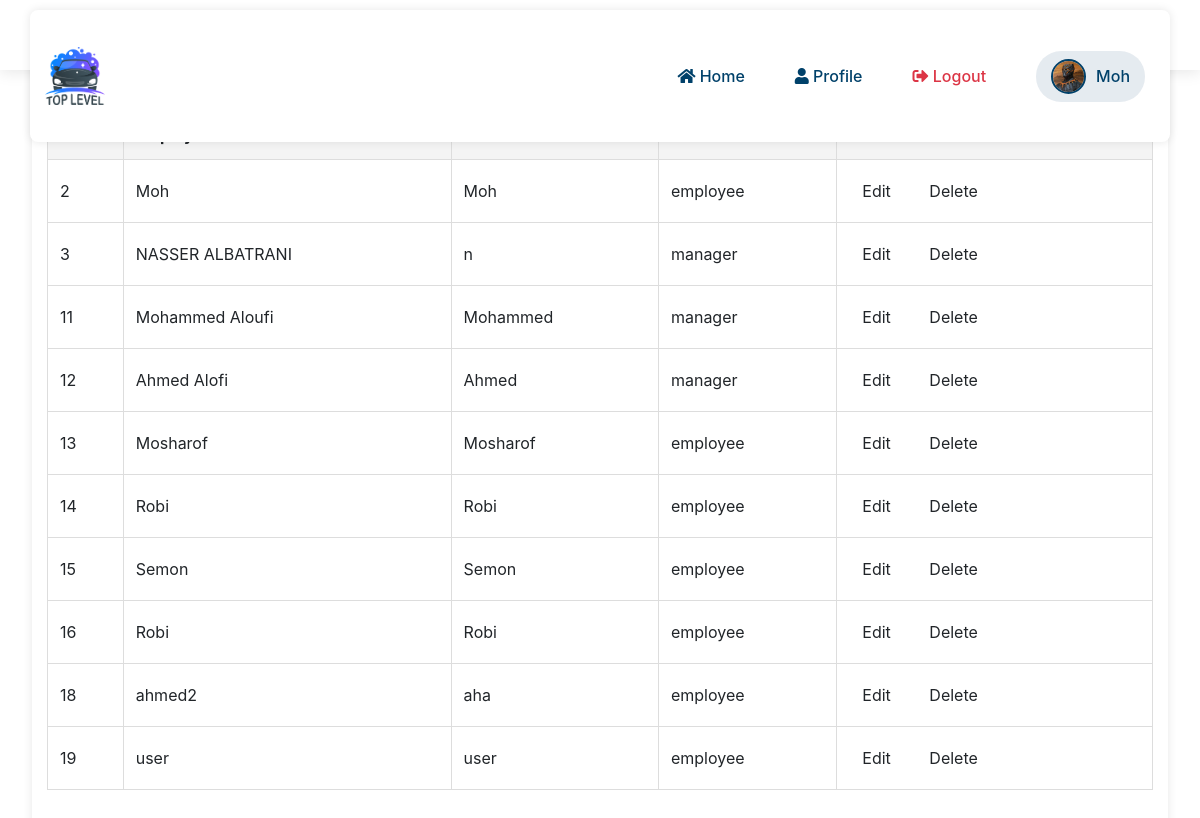
Page /users_list.php (signed in) on the committed database.
### tables this page shows
CREATE TABLE `users` (
  `id` int(11) NOT NULL,
  `username` varchar(50) NOT NULL,
  `password` varchar(255) NOT NULL,
  `role` enum('manager','employee') NOT NULL,
  `phone` varchar(15) DEFAULT NULL,
  `email` varchar(100) DEFAULT NULL,
  `employee_name` varchar(100) NOT NULL,
  `image` varchar(255) DEFAULT NULL,
  `salary` decimal(10,2) NOT NULL DEFAULT 0.00,
  `qr_code` varchar(255) DEFAULT NULL
);

### users_list.php (the view, shortened to what this page needs)
<?php
include('db.php');
$result = $conn->query("SELECT * FROM users");
?>
<!DOCTYPE html>
<html lang="en">
<head>
    <link rel="stylesheet" href="https://stackpath.bootstrapcdn.com/bootstrap/4.5.2/css/bootstrap.min.css">
</head>
<body>
    <?php include 'nav.php'; ?>
    <div class="container">
        <h2>Users List</h2>
        <table>
            <thead>
                <tr>
                    <th>ID</th>
                    <th>Employee Name</th>
                    <th>Username</th>
                    <th>Role</th>
                    <th>Actions</th>
                </tr>
            </thead>
            <tbody>
                <?php while ($user = $result->fetch_assoc()): ?>
                    <tr>
                        <td><?php echo htmlspecialchars($user['id']); ?></td>
                        <td><?php echo htmlspecialchars($user['employee_name']); ?></td>
                        <td><?php echo htmlspecialchars($user['username']); ?></td>
                        <td><?php echo htmlspecialchars($user['role']); ?></td>
                        <td>
                            <a href="edit_user.php?id=<?php echo $user['id']; ?>" class="btn btn-edit">Edit</a>
                            <a href="delete_user.php?id=<?php echo $user['id']; ?>" class="btn btn-delete" onclick="return confirm('Are you sure you want to delete this user?')">Delete</a>
                        </td>
                    </tr>
                <?php endwhile; ?>
            </tbody>
        </table>
    </div>
</body>
</html>

### users_list.php (style rules this page uses)
body { font-family: 'Arial', sans-serif; background: #f7f9fc; padding: 2rem; }
.container { background: #fff; padding: 2rem; border-radius: 8px; box-shadow: 0 0 10px rgba(0, 0, 0, 0.1); max-width: 800px; margin: auto; }
h2 { color: #333; margin-bottom: 1rem; }
table { width: 100%; border-collapse: collapse; margin-bottom: 1rem; }
table, th, td { border: 1px solid #ddd; }
th, td { padding: 0.75rem; text-align: left; }
th { background-color: #f4f4f4; }
.btn { padding: 0.5rem 1rem; margin-right: 0.5rem; text-decoration: none; color: #fff; border-radius: 4px; }
.btn-edit { background-color: #007bff; }
.btn-delete { background-color: #dc3545; }

### rows in the picture
users: id "2", employee_name "Moh", username "Moh", role "employee"
users: id "3", employee_name "NASSER ALBATRANI", username "n", role "manager"
users: id "11", employee_name "Mohammed Aloufi", username "Mohammed", role "manager"
users: id "12", employee_name "Ahmed Alofi", username "Ahmed", role "manager"
users: id "13", employee_name "Mosharof", username "Mosharof", role "employee"
users: id "14", employee_name "Robi", username "Robi", role "employee"
users: id "15", employee_name "Semon", username "Semon", role "employee"
users: id "16", employee_name "Robi", username "Robi", role "employee"
users: id "18", employee_name "ahmed2", username "aha", role "employee"
users: id "19", employee_name "user", username "user", role "employee"

### other values in the picture
$employee_name "Moh"
